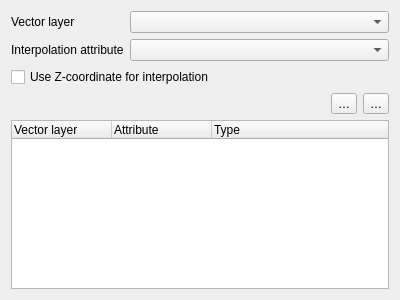
<?xml version="1.0" encoding="UTF-8"?>
<ui version="4.0">
 <class>Form</class>
 <widget class="QWidget" name="Form">
  <property name="geometry">
   <rect>
    <x>0</x>
    <y>0</y>
    <width>400</width>
    <height>300</height>
   </rect>
  </property>
  <property name="windowTitle">
   <string notr="true">Form</string>
  </property>
  <layout class="QGridLayout" name="gridLayout">
   <item row="0" column="0">
    <widget class="QLabel" name="label_2">
     <property name="text">
      <string>Vector layer</string>
     </property>
     <property name="buddy">
      <cstring>cmbLayers</cstring>
     </property>
    </widget>
   </item>
   <item row="0" column="1">
    <widget class="QgsMapLayerComboBox" name="cmbLayers">
     <property name="sizePolicy">
      <sizepolicy hsizetype="Expanding" vsizetype="Fixed">
       <horstretch>0</horstretch>
       <verstretch>0</verstretch>
      </sizepolicy>
     </property>
    </widget>
   </item>
   <item row="1" column="0">
    <widget class="QLabel" name="mInterpolationAttributeLabel">
     <property name="text">
      <string>Interpolation attribute</string>
     </property>
     <property name="buddy">
      <cstring>cmbFields</cstring>
     </property>
    </widget>
   </item>
   <item row="1" column="1">
    <widget class="QgsFieldComboBox" name="cmbFields">
     <property name="sizePolicy">
      <sizepolicy hsizetype="MinimumExpanding" vsizetype="Fixed">
       <horstretch>0</horstretch>
       <verstretch>0</verstretch>
      </sizepolicy>
     </property>
    </widget>
   </item>
   <item row="4" column="0" colspan="2">
    <widget class="QTreeWidget" name="layersTree">
     <column>
      <property name="text">
       <string>Vector layer</string>
      </property>
     </column>
     <column>
      <property name="text">
       <string>Attribute</string>
      </property>
     </column>
     <column>
      <property name="text">
       <string>Type</string>
      </property>
     </column>
    </widget>
   </item>
   <item row="2" column="0" colspan="2">
    <widget class="QCheckBox" name="chkUseZCoordinate">
     <property name="text">
      <string>Use Z-coordinate for interpolation</string>
     </property>
    </widget>
   </item>
   <item row="3" column="0" colspan="2">
    <layout class="QHBoxLayout" name="horizontalLayout">
     <item>
      <spacer name="horizontalSpacer">
       <property name="orientation">
        <enum>Qt::Horizontal</enum>
       </property>
       <property name="sizeHint" stdset="0">
        <size>
         <width>40</width>
         <height>20</height>
        </size>
       </property>
      </spacer>
     </item>
     <item>
      <widget class="QToolButton" name="btnAdd">
       <property name="text">
        <string>…</string>
       </property>
      </widget>
     </item>
     <item>
      <widget class="QToolButton" name="btnRemove">
       <property name="text">
        <string>…</string>
       </property>
      </widget>
     </item>
    </layout>
   </item>
  </layout>
 </widget>
 <customwidgets>
  <customwidget>
   <class>QgsMapLayerComboBox</class>
   <extends>QComboBox</extends>
   <header location="global">qgis.gui</header>
  </customwidget>
  <customwidget>
   <class>QgsFieldComboBox</class>
   <extends>QComboBox</extends>
   <header location="global">qgis.gui</header>
  </customwidget>
 </customwidgets>
 <resources/>
 <connections/>
</ui>
